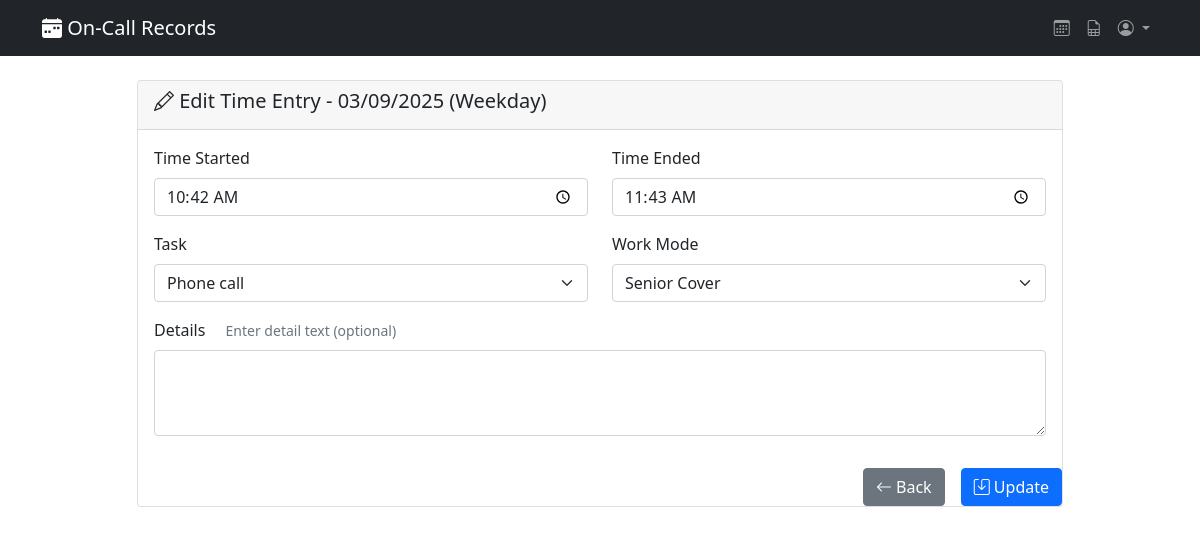
The app's page /entry/16/edit/ (signed in) with its own data.
### records/models.py (models this page shows, shortened)
class TimeBlock(models.Model):
    staff = models.ForeignKey(OnCallStaff, on_delete=models.CASCADE)
    date = models.DateField()
    day_type = models.ForeignKey(DayType, on_delete=models.CASCADE, null=True, blank=True)
    claim = models.DecimalField(max_digits=5, decimal_places=2, null=True, blank=True, help_text="Total claim hours for this block")
    created = models.DateTimeField(default=timezone.now)
    last_modified = models.DateTimeField(auto_now=True)
    class Meta:
        pass

class DayType(models.Model):
    BOOTSTRAP_COLORS = [
        ('primary', 'Primary (Blue)'),
        ('secondary', 'Secondary (Gray)'),
        ('success', 'Success (Green)'),
        ('danger', 'Danger (Red)'),
        ('warning', 'Warning (Yellow)'),
        ('info', 'Info (Cyan)'),
        ('light', 'Light'),
        ('dark', 'Dark'),
    ]
    name = models.CharField(max_length=50, unique=True)
    color = models.CharField(max_length=20, choices=BOOTSTRAP_COLORS, default='info')

class TimeEntry(models.Model):
    block = models.ForeignKey(TimeBlock, on_delete=models.CASCADE, related_name='time_entries')
    time_started = models.TimeField()
    time_ended = models.TimeField()
    task = models.ForeignKey(Task, on_delete=models.CASCADE)
    detail = models.ForeignKey(Detail, on_delete=models.SET_NULL, null=True, blank=True)
    work_mode = models.ForeignKey(WorkMode, on_delete=models.CASCADE)
    created = models.DateTimeField(default=timezone.now)
    last_modified = models.DateTimeField(auto_now=True)

### records/views.py (the view)
# urls.py: path('entry/<int:entry_id>/edit/', views.edit_time_entry, name='edit_time_entry'),
@require_oncall_staff
def edit_time_entry(request, entry_id):
    staff = request.staff
    time_entry = get_object_or_404(TimeEntry, id=entry_id, block__staff=staff)
    if request.method == 'POST':
        form = TimeEntryForm(request.POST, instance=time_entry)
        if form.is_valid():
            form.save()
            messages.success(request, 'Time entry updated successfully!')
            return redirect(get_dashboard_url_with_date(time_entry.block.date))
    else:
        form = TimeEntryForm(instance=time_entry)
        if time_entry.detail:
            form.fields['detail_text'].initial = time_entry.detail.text
    context = {
        'form': form,
        'time_entry': time_entry,
        'time_block': time_entry.block,
    }
    return render(request, 'records/edit_time_entry.html', context)

### records/forms.py (shortened to what this page needs)
class TimeEntryForm(forms.ModelForm):
    detail_text = forms.CharField(
        required=False,
        widget=forms.Textarea(attrs={'class': 'form-control', 'rows': 3}),
        help_text="Enter detail text (optional)"
    )
    class Meta:
        model = TimeEntry
        fields = ['time_started', 'time_ended', 'task', 'work_mode']
        widgets = {
            'time_started': forms.TimeInput(attrs={'type': 'time', 'class': 'form-control'}),
            'time_ended': forms.TimeInput(attrs={'type': 'time', 'class': 'form-control'}),
            'task': forms.Select(attrs={'class': 'form-select'}),
            'work_mode': forms.Select(attrs={'class': 'form-select'}),
        }

### records/models.py (called while the page is built)
    def __str__(self):
        return self.name

    def __str__(self):
        return self.name

### records/templates/records/edit_time_entry.html (shortened to what this page needs)
{% extends 'records/time_entry_base.html' %}
{% block entry_header %}<i class="bi bi-pencil"></i> Edit Time Entry - {{ time_block.date|date:"d/m/Y" }} ({{ time_block.day_type.name }}){% endblock entry_header %}
{% block back_button %}
<a href="{% url 'dashboard' %}" class="btn btn-secondary me-md-2">
    <i class="bi bi-arrow-left"></i> Back
</a>
{% endblock back_button %}
{% block submit_button %}
<button type="submit" class="btn btn-primary">
    <i class="bi bi-save"></i> Update
</button>
{% endblock submit_button %}

### records/templates/records/time_entry_base.html (shortened to what this page needs)
{% extends 'records/base.html' %}
{% block content %}
    <div class="row justify-content-center">
        <div class="col-md-10">
            <div class="card">
                <div class="card-header">
                    <h5>
                        {% block entry_header %}
                        {% endblock entry_header %}
                    </h5>
                </div>
                <div class="card-body">
                    <form method="post">
                        <div class="row">
                            <div class="col-md-6">
                                <div class="mb-3">
                                    <label for="{{ form.time_started.id_for_label }}" class="form-label">Time Started</label>
                                    {{ form.time_started }}
                                </div>
                            </div>
                            <div class="col-md-6">
                                <div class="mb-3">
                                    <label for="{{ form.time_ended.id_for_label }}" class="form-label">Time Ended</label>
                                    {{ form.time_ended }}
                                </div>
                            </div>
                        </div>
                        <div class="row">
                            <div class="col-md-6">
                                <div class="mb-3">
                                    <label for="{{ form.task.id_for_label }}" class="form-label">Task</label>
                                    {{ form.task }}
                                </div>
                            </div>
                            <div class="col-md-6">
                                <div class="mb-3">
                                    <label for="{{ form.work_mode.id_for_label }}" class="form-label">Work Mode</label>
                                    {{ form.work_mode }}
                                </div>
                            </div>
                        </div>
                        <div class="mb-3">
                            <label for="{{ form.detail_text.id_for_label }}" class="form-label">Details</label>
                            <span class="form-text ms-3">{{ form.detail_text.help_text }}</span>
                            {{ form.detail_text }}
                        </div>
                        </div>
                        <div class="d-grid gap-2 d-md-flex justify-content-md-end">
                            {% block back_button %}
                            {% endblock back_button %}
                            {% block submit_button %}
                            {% endblock submit_button %}
                        </div>
                </div>
            </div>
        </div>
    </div>
{% endblock content %}

### records on screen
TimeBlock: date "03/09/2025", day_type.name "Weekday"
TimeEntry: time_started "10:42:00", time_ended "11:43:00", task "Phone call", work_mode "Senior Cover"
